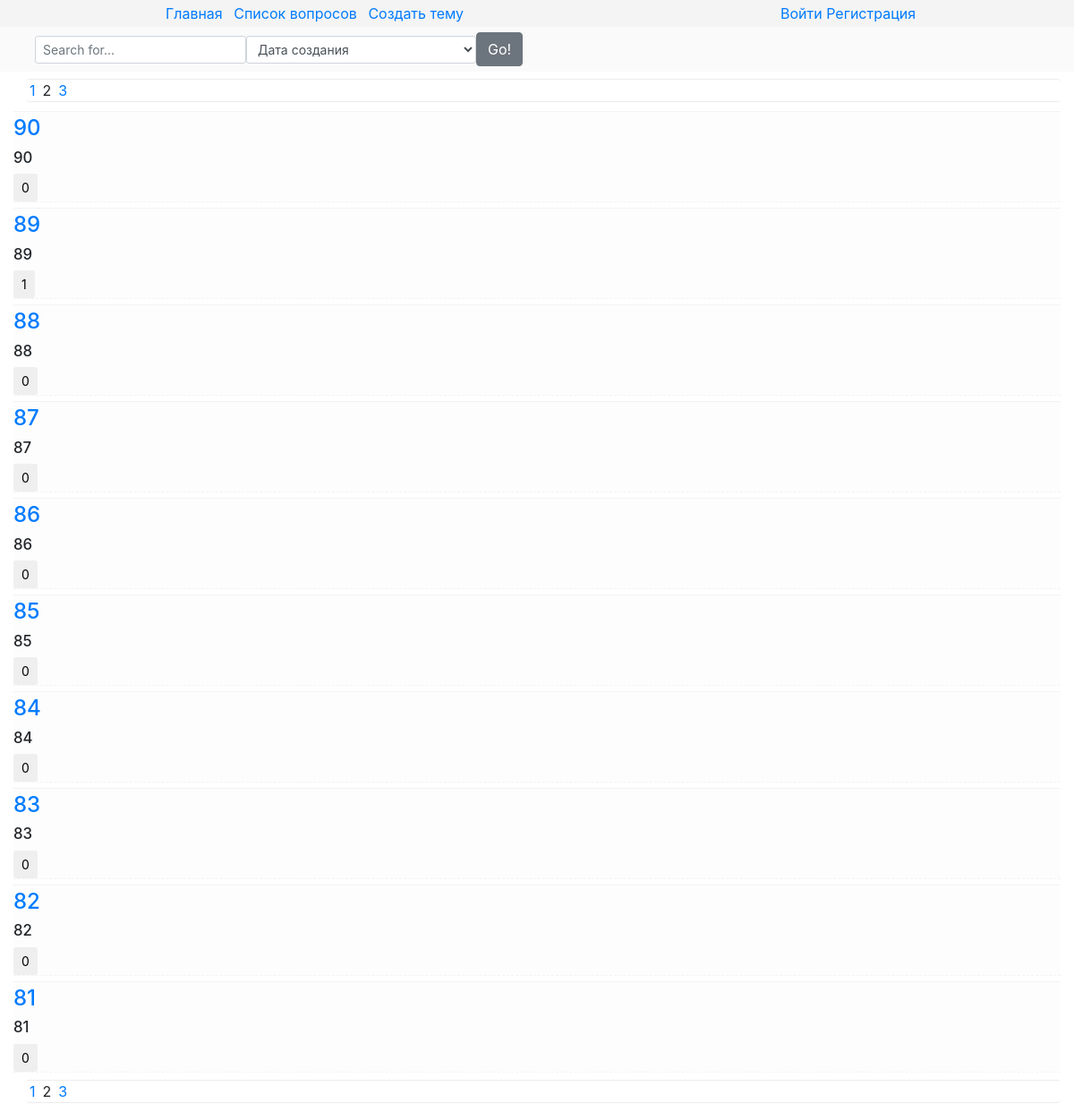
Screenshot of /list/2?search_field=&sort_field= with the database file from the repository.
### core/models.py (models this page shows, shortened)
class Topic(models.Model):
    title = models.CharField(max_length=40)
    description = models.TextField()
    author = models.ForeignKey(settings.AUTH_USER_MODEL, on_delete=PROTECT)
    pub_date = models.DateTimeField(auto_now_add=True)
    update_date = models.DateTimeField(auto_now=True)
    comments = GenericRelation(Comment, related_query_name="comments", content_type_field="model_type")
    likes = GenericRelation(Like,related_query_name="likes", content_type_field="model_type")
    class Meta:
        ordering = ("-pub_date","title")

### core/views.py (the view)
# urls.py: url(r"^list/(?P<page>\d+)",views.TopicsListView.as_view(), name="list")
class TopicsListView(ListView):
    model = Topic
    template_name = "core/list.html"
    paginate_by = 10    # Пагинация по 20 элементов на страницу.
    paginate_orphans = 3    # Минимум 3 элемента на последней странице.
    def dispatch(self, request, *args, **kwargs):
        self.form = IndexPageForm(request.GET)
        self.form.is_valid()
        return super(TopicsListView, self).dispatch(request, *args, **kwargs)
    def get_queryset(self):
        def search_by(queryset_input, search_field_input):
            if search_field_input:
                queryset_input = queryset_input.filter(Q(title__icontains=search_field_input) | Q(description__icontains=search_field_input))
            return queryset_input
        def sort_by(queryset_input, sort_field_input):
            if sort_field_input == "-pub_date":
                queryset_input = queryset_input.order_by("-pub_date")
            if sort_field_input == "pub_date":
                queryset_input = queryset_input.order_by("pub_date")
            elif sort_field_input == "comments_count":
                queryset_input = queryset_input.annotate(comments_count=models.Count("comments")).order_by("-comments_count")
            elif sort_field_input == "likes_count":
                queryset_input = queryset_input.annotate(likes_count=models.Count("likes")).order_by("-likes_count")
            return queryset_input
        self.queryset = super(TopicsListView, self).get_queryset()
        sort_field = self.form.cleaned_data.get("sort_field","-pub_date")
        search_field = self.form.cleaned_data.get("search_field",None)
        self.queryset = search_by(self.queryset, search_field)
        self.queryset = sort_by(self.queryset, sort_field)
        return self.queryset
    def get_context_data(self, **kwargs):
        context = super(TopicsListView, self).get_context_data(**kwargs)
        context["form"] = self.form
        return context

### core/forms.py
class IndexPageForm(forms.Form):
    search_field = forms.CharField(required=False)
    sort_field = forms.ChoiceField(choices=(("-pub_date", "Дата создания"), ("pub_date", "Дата создания, сначала старые"), ("likes_count", "Рейтинг"), ("comments_count", "Количество комментариев")),required=False)

### core/templates/core/list.html (shortened to what this page needs)
{% extends "core/patterns/parents/main.html" %}
{% load static %}
{% block extra_head %}
    <link href="{% static "core/list.css" %}" type="text/css" rel="stylesheet">
{% endblock %}
{% block header %}{% include "core/patterns/includes/header_with_field.html" %}{% endblock %}
{% block content %}
    {% include "core/patterns/includes/pagination_block.html" %}
    {% for object in object_list %}
        <div class="object">
            <h4><a href="{% url "core:detail" object.id %}" id="{{ object.id }}"><div class="topic"> {{ object.title }} </div></a></h4>
            <h5>{{ object.description }}</h5>
            {% include "core/patterns/includes/like_from/like_form_for_topic.html" %}
        </div>
    {% endfor %}
    {% include "core/patterns/includes/pagination_block.html" %}
{% endblock %}

### core/templates/core/patterns/includes/like_from/like_form.html (shortened to what this page needs)
<div class="like_form">
    <input type="submit" class="btn btn-sm btn-default" value="{% block number_of_likes %}{{ object.likes.count }}{% endblock %}">
</div>

### core/static/core/main.css (style rules this page uses)
.sort_field { width:10px; }
h5 { font-size: 1.05rem; }

### core/static/core/list.css (style rules this page uses)
.object { background-color: #fdfdfd; margin-top:6px; border-top:1px solid #f3f3f3; border-bottom:1px dashed #f3f3f3; padding-top: 4px; }

### rows the page displays
Topic: title "90", description "90", likes.count "0"
Topic: title "89", description "89", likes.count "1"
Topic: title "88", description "88", likes.count "0"
Topic: title "87", description "87", likes.count "0"
Topic: title "86", description "86", likes.count "0"
Topic: title "85", description "85", likes.count "0"
Topic: title "84", description "84", likes.count "0"
Topic: title "83", description "83", likes.count "0"
Topic: title "82", description "82", likes.count "0"
Topic: title "81", description "81", likes.count "0"

### other values shown
{{ page_obj.previous_page_number }} "1 1"
{{ page_obj.number }} "2 2"
{{ page_obj.next_page_number }} "3 3"
